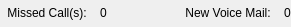
<ui version="4.0" >
 <author></author>
 <comment></comment>
 <exportmacro></exportmacro>
 <class>EventWidget</class>
 <widget class="QWidget" name="EventWidget" >
  <property name="geometry" >
   <rect>
    <x>0</x>
    <y>0</y>
    <width>291</width>
    <height>27</height>
   </rect>
  </property>
  <layout class="QGridLayout" >
   <property name="margin" >
    <number>0</number>
   </property>
   <property name="spacing" >
    <number>0</number>
   </property>
   <item row="0" column="2" >
    <layout class="QGridLayout" >
     <property name="margin" >
      <number>0</number>
     </property>
     <property name="spacing" >
      <number>6</number>
     </property>
     <item row="0" column="1" >
      <widget class="QLabel" name="voiceMailCountLabel" >
       <property name="text" >
        <string>0</string>
       </property>
      </widget>
     </item>
     <item row="0" column="0" >
      <widget class="QToolButton" name="voiceMailButton" >
       <property name="toolTip" >
        <string>Click here to call your voice mail</string>
       </property>
       <property name="text" >
        <string>New Voice Mail:</string>
       </property>
       <property name="icon" >
        <iconset resource="../wengophone.qrc" >:/pics/profilebar/event/voicemessage_new.png</iconset>
       </property>
       <property name="toolButtonStyle" >
        <enum>Qt::ToolButtonTextBesideIcon</enum>
       </property>
       <property name="autoRaise" >
        <bool>true</bool>
       </property>
      </widget>
     </item>
    </layout>
   </item>
   <item row="0" column="0" >
    <layout class="QGridLayout" >
     <property name="margin" >
      <number>0</number>
     </property>
     <property name="spacing" >
      <number>6</number>
     </property>
     <item row="0" column="0" >
      <widget class="QToolButton" name="missedCallButton" >
       <property name="toolTip" >
        <string>Click here to see missed call(s)</string>
       </property>
       <property name="text" >
        <string>Missed Call(s):</string>
       </property>
       <property name="icon" >
        <iconset resource="../wengophone.qrc" >:/pics/profilebar/event/call_missed.png</iconset>
       </property>
       <property name="toolButtonStyle" >
        <enum>Qt::ToolButtonTextBesideIcon</enum>
       </property>
       <property name="autoRaise" >
        <bool>true</bool>
       </property>
      </widget>
     </item>
     <item row="0" column="1" >
      <widget class="QLabel" name="missedCallCountLabel" >
       <property name="text" >
        <string>0</string>
       </property>
      </widget>
     </item>
    </layout>
   </item>
   <item row="0" column="1" >
    <spacer>
     <property name="orientation" >
      <enum>Qt::Horizontal</enum>
     </property>
     <property name="sizeHint" >
      <size>
       <width>47</width>
       <height>24</height>
      </size>
     </property>
    </spacer>
   </item>
  </layout>
 </widget>
 <pixmapfunction></pixmapfunction>
 <tabstops>
  <tabstop>missedCallButton</tabstop>
  <tabstop>voiceMailButton</tabstop>
 </tabstops>
 <resources>
  <include location="../wengophone.qrc" />
 </resources>
 <connections/>
</ui>
